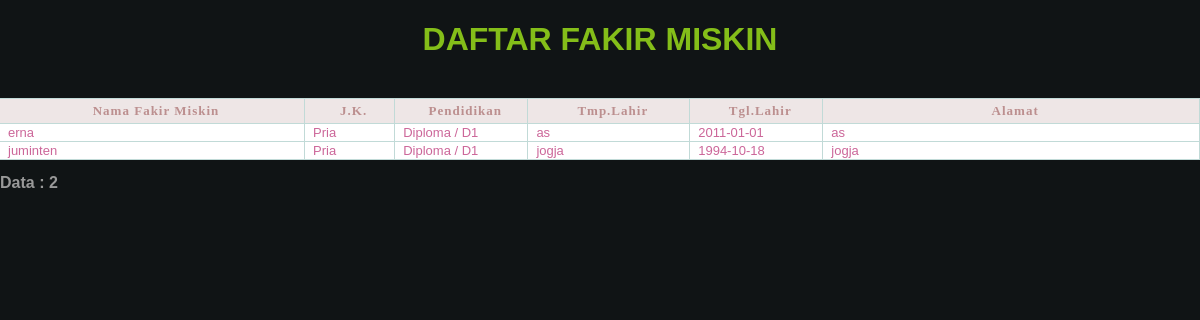
Screenshot of /pages/fakir/LaporanFakir.php with the database file from the repository.
### tables this page shows
CREATE TABLE `fakir` (
  `id` int(11) NOT NULL auto_increment,
  `nama` varchar(50) NOT NULL,
  `jk` enum('Pria','Wanita') NOT NULL,
  `pendidikan` varchar(30) NOT NULL,
  `tmp_lahir` varchar(20) NOT NULL,
  `tgl_lahir` date NOT NULL,
  `alamat` varchar(50) NOT NULL,
  PRIMARY KEY  (`id`)
);

### conf/conf.php (called while the page is built, shortened)
<?php
    $db_name        ="masjid";
     function bukaquery($sql)
	 {
       $result=mysql_query($sql)
        or die(mysql_error()."<br/><font color=red><b>Gagal</b> menjalankan perintah query !");
        return $result;
     }
?>

### pages/fakir/LaporanFakir.php (the view)
<?php
 include '../../conf/conf.php';
?>
<html>
    <head>
        <link href="../../css/default.css" rel="stylesheet" type="text/css" />
    </head>
    <body>
    <?php
        $keyword=$_GET['keyword'];
        $_sql = "select id, nama, jk, pendidikan, tmp_lahir, tgl_lahir, alamat
                 from fakir
                 where
                 nama like '%".$keyword."%' or
                 jk like '%".$keyword."%' or
                 pendidikan like '%".$keyword."%' or
                 tmp_lahir like '%".$keyword."%' or
                 tgl_lahir like '%".$keyword."%' or
                 alamat like '%".$keyword."%'
                 order by nama ASC ";
        $hasil=bukaquery($_sql);
        $jumlah=mysql_num_rows($hasil);
        if(mysql_num_rows($hasil)!=0) {
            echo "<table width='100%'  border='0' align='center' cellpadding='0' cellspacing='0' class='tbl_form'>
				<caption><h1 class=title>DAFTAR FAKIR MISKIN</h1><br></caption>
                    <tr class='head'>
                                 <td width='200px'><div align='center'><font size='2' face='Verdana'><strong>Nama Fakir Miskin</strong></font></div></td>
                                 <td width='50px'><div align='center'><font size='2' face='Verdana'><strong>J.K.</strong></font></div></td>
                                 <td width='80px'><div align='center'><font size='2' face='Verdana'><strong>Pendidikan</strong></font></div></td>
                                 <td width='100px'><div align='center'><font size='2' face='Verdana'><strong>Tmp.Lahir</strong></font></div></td>
                                 <td width='80px'><div align='center'><font size='2' face='Verdana'><strong>Tgl.Lahir</strong></font></div></td>
                                 <td width='250px'><div align='center'><font size='2' face='Verdana'><strong>Alamat</strong></font></div></td>
                    </tr>";
                    while($baris = mysql_fetch_array($hasil)) {
                        echo "<tr class='isi'>
                                 <td>$baris[1]</td>
                                 <td>$baris[2]</td>
                                 <td>$baris[3]</td>
                                 <td>$baris[4]</td>
                                 <td>$baris[5]</td>
                                 <td>$baris[6]</td>
                               </tr>";
                    }
            echo "</table><br><font color='999999' size='3'> <b>Data : $jumlah</b></font>";
        }
    ?>
    </body>
</html>

### css/default.css (style rules this page uses)
body { font-family:Arial, Helvetica, sans-serif; font-size:12px; background: #101415; margin: 0; padding: 0; color: #000000; }
h1 { color:#84be19; }
.head td { font: bold 13px "Tahoma", Arial, Helvetica, sans-serif; color: #BC8F8F; border-right: 1px solid #C1DAD7; border-bottom: 1px solid #C1DAD7; border-top: 1px solid #C1DAD7; letter-spacing: 1px; padding: 4px 2px 4px 10px; background: #eee6e6 ; }
.isi td { border-right: 1px solid #C1DAD7; border-bottom: 1px solid #C1DAD7; background: #ffffff; padding-top:1px; padding-bottom:1px; padding-left:8px; padding-right:8px; color:#CC6699; font: 13px tahoma, Arial, Helvetica, sans-serif; }

### rows the page displays
fakir: nama "erna", jk "Pria", pendidikan "Diploma / D1", tmp_lahir "as", tgl_lahir "2011-01-01", alamat "as"
fakir: nama "juminten", jk "Pria", pendidikan "Diploma / D1", tmp_lahir "jogja", tgl_lahir "1994-10-18", alamat "jogja"

### other values shown
$jumlah "2"
